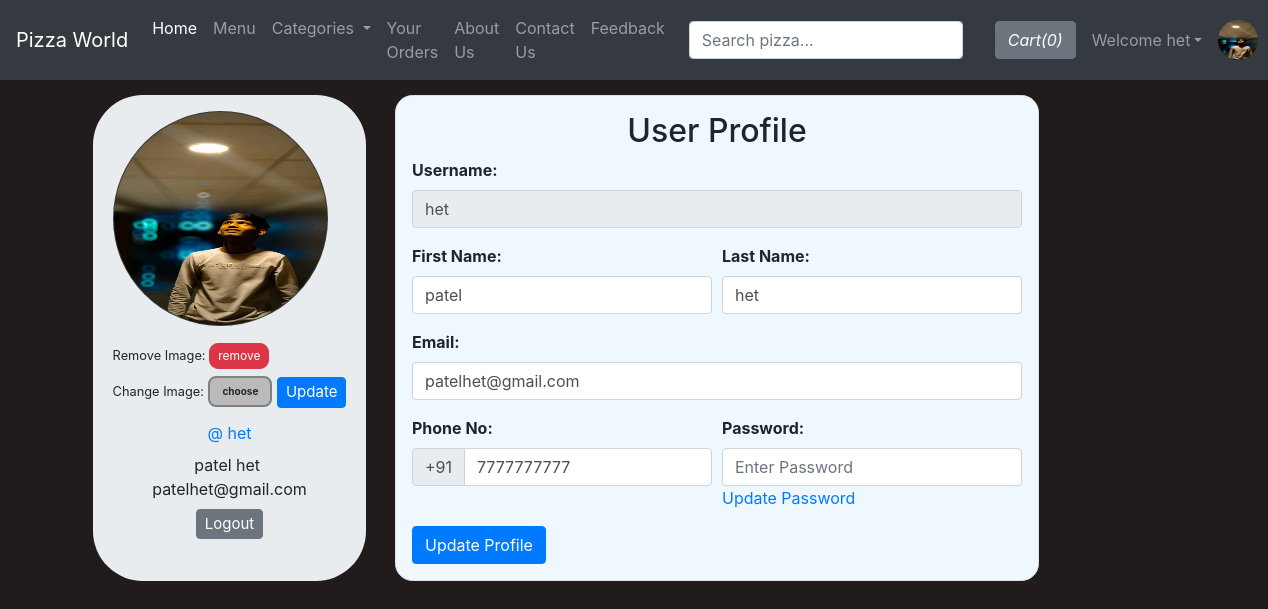
The app's page /viewProfile.php (signed in) with its own data.
### tables this page shows
CREATE TABLE `sitedetail` (
  `tempId` int(11) NOT NULL,
  `systemName` varchar(21) NOT NULL,
  `email` varchar(35) NOT NULL,
  `contact1` bigint(21) NOT NULL,
  `contact2` bigint(21) DEFAULT NULL COMMENT 'Optional',
  `address` text NOT NULL,
  `dateTime` datetime NOT NULL DEFAULT current_timestamp()
);

CREATE TABLE `users` (
  `id` int(21) NOT NULL,
  `username` varchar(21) NOT NULL,
  `firstName` varchar(21) NOT NULL,
  `lastName` varchar(21) NOT NULL,
  `profilePic` varchar(255) DEFAULT NULL,
  `email` varchar(35) NOT NULL,
  `phone` bigint(20) NOT NULL,
  `password` varchar(255) NOT NULL,
  `joinDate` datetime NOT NULL DEFAULT current_timestamp(),
  `status` enum('active','blocked') NOT NULL DEFAULT 'active'
);

### viewProfile.php (the view, shortened to what this page needs)
<!DOCTYPE HTML>
<html lang="en">
<head>
    <link rel="stylesheet" href="https://stackpath.bootstrapcdn.com/bootstrap/4.2.1/css/bootstrap.min.css"
>
    <link rel="stylesheet" href="https://stackpath.bootstrapcdn.com/bootstrap/4.3.1/css/bootstrap.min.css"
>
    <link rel="stylesheet" href="https://use.fontawesome.com/releases/v5.7.2/css/all.css">
</head>
<body>
    <?php include 'partials/_dbconnect.php'; ?>
    <?php require 'partials/_nav.php' ?>
    <?php
    if ($loggedin) {
        ?>
        <div class="container">
            <?php
            $sql = "SELECT * FROM users WHERE id='$userId'";
            $result = mysqli_query($conn, $sql);
            $row = mysqli_fetch_assoc($result);
            $username = $row['username'];
            $firstName = $row['firstName'];
            $lastName = $row['lastName'];
            $email = $row['email'];
            $phone = $row['phone'];
            ?>
            <div class="row">
                <div class="jumbotron p-3 mb-3"
                    style="display: flex;justify-content: center;width: 28%;border-radius: 50px;margin: 0 auto;">
                    <div class="user-info">
                        <img class="rounded-circle mb-3 bg-dark" src="img/person-<?php echo $username; ?>.jpg"
                            onError="this.src = 'img/profilePic.jpg'" style="width:215px;height:215px;padding:1px;">
                        <form action="partials/_manageProfile.php" method="POST">
                            <small>Remove Image: </small><button type="submit" class="btn btn-danger"
                                name="removeProfilePic"
                                style="font-size: 12px;padding: 3px 8px;border-radius: 9px;">remove</button>
                        </form>
                        <form action="partials/_manageProfile.php" method="POST" enctype="multipart/form-data"
                            style="margin-top: 7px;">
                            <div class="upload-btn-wrapper">
                                <small>Change Image:</small>
                                <button class="btn upload">choose</button>
                            </div>
                            <button type="submit" name="updateProfilePic" class="btn btn-primary"
                                style="margin-top: -20px;font-size: 15px;padding: 3px 8px;">Update</button>
                        </form>
                        <ul class="meta list list-unstyled" style="text-align:center;">
                            <li class="username my-2"><a href="viewProfile.php">@
                                    <?php echo $username ?>
                                </a></li>
                            <li class="name">
                                <?php echo $firstName . " " . $lastName; ?>
                            </li>
                            <li class="email">
                                <?php echo $email ?>
                            </li>
                            <li class="my-2"><a href="partials/_logout.php"><button class="btn btn-secondary"
                                        style="font-size: 15px;padding: 3px 8px;">Logout</button></a></li>
                        </ul>
                    </div>
                </div>
                <div class="content-panel mb-3" style="display: flex;justify-content: center;">
                    <div class="border p-3"
                        style="border: 2px solid rgba(0, 0, 0, 0.1);border-radius: 1.1rem;background-color: aliceblue;">
                        <h2 class="title text-center">User Profile</h2>
                        <form action="partials/_manageProfile.php" method="post">
                            <div class="form-group">
                                <b><label for="username">Username:</label></b>
                                <input class="form-control" id="username" name="username" type="text" disabled
                                    value="<?php echo $username ?>">
                            </div>
                            <div class="form-row">
                                <div class="form-group col-md-6">
                                    <b><label for="firstName">First Name:</label></b>
                                    <input type="text" class="form-control" id="firstName" name="firstName"
                                        placeholder="First Name" required value="<?php echo $firstName ?>">
                                </div>
                                <div class="form-group col-md-6">
                                    <b><label for="lastName">Last Name:</label></b>
                                    <input type="text" class="form-control" id="lastName" name="lastName"
                                        placeholder="Last name" required value="<?php echo $lastName ?>">
                                </div>
                            </div>
                            <div class="form-group">
                                <b><label for="email">Email:</label></b>
                                <input type="email" class="form-control" id="email" name="email"
                                    placeholder="Enter Your Email" required value="<?php echo $email ?>">
                            </div>
                            <div class="form-row">
                                <div class="form-group  col-md-6">
                                    <b><label for="phone">Phone No:</label></b>
                                    <div class="input-group mb-3">
                                        <div class="input-group-prepend">
                                            <span class="input-group-text" id="basic-addon">+91</span>
                                        </div>
                                        <input type="tel" class="form-control" id="phone" name="phone"
                                            placeholder="Enter Your Phone Number" required pattern="[0-9]{10}"
                                            maxlength="10" value="<?php echo $phone ?>">
                                    </div>
                                </div>
                                <div class="form-group  col-md-6">
                                    <b><label for="password">Password:</label></b>
                                    <input class="form-control" id="password" name="password" placeholder="Enter Password"
                                        type="password" required minlength="4" maxlength="21" data-toggle="password">
                                    <a href="update_password.php">Update Password</a>
                                </div>
                            </div>
                            <button type="submit" name="updateProfileDetail" class="btn btn-primary">Update Profile</button>
                        </form>
                    </div>
                </div>
            </div>
        </div>
        <?php
    }
    ?>
</body>
</html>

### partials/_nav.php (shortened to what this page needs)
<?php
include 'partials/_dbconnect.php';
$loggedin = isset($_SESSION['loggedin']) && $_SESSION['loggedin'] == true;
$userId = $loggedin ? $_SESSION['userId'] : 0;
$username = $loggedin ? $_SESSION['username'] : '';
$sql = "SELECT * FROM `sitedetail`";
$result = mysqli_query($conn, $sql);
if (mysqli_num_rows($result) > 0) {
  $row = mysqli_fetch_assoc($result);
  $systemName = $row['systemName'];
} else {
  $systemName = "Online Pizza Delivery";
}
echo '<nav class="navbar navbar-expand-lg navbar-dark bg-dark navbar-fixed-top on">
      <a class="navbar-brand" href="index.php">' . $systemName . '</a>
      <button class="navbar-toggler" type="button" data-toggle="collapse" data-target="#navbarSupportedContent">
        <span class="navbar-toggler-icon"></span>
      </button>
      <div class="collapse navbar-collapse" id="navbarSupportedContent">
        <ul class="navbar-nav mr-auto">
          <li class="nav-item active"><a class="nav-link" href="home.php">Home</a></li>
          <li class="nav-item"><a class="nav-link" href="index.php">Menu</a></li>
          <li class="nav-item dropdown">
            <a class="nav-link dropdown-toggle" href="#" id="navbarDropdown" role="button" data-toggle="dropdown">
              Categories
            </a>
            <div class="dropdown-menu">';
echo '</div>
          </li>
          <li class="nav-item"><a class="nav-link" href="viewOrder.php">Your Orders</a></li>
          <li class="nav-item"><a class="nav-link" href="about.php">About Us</a></li>
          <li class="nav-item"><a class="nav-link" href="contact.php">Contact Us</a></li>';
if ($loggedin) {
  echo '<li class="nav-item"><a class="nav-link" href="feedback.php">Feedback</a></li>';
} else {
  echo '<li class="nav-item">
                    <a class="nav-link" href="#" data-toggle="modal" data-target="#loginModal">Feedback</a>
                  </li>';
}
echo '</ul>
        <div class="form-inline my-2 my-lg-0 mx-3">
          <input class="form-control mr-sm-2" type="search" id="liveSearchInput" placeholder="Search pizza..." autocomplete="off">
        </div>';
$countsql = "SELECT SUM(`itemQuantity`) FROM `viewcart` WHERE `userId`=$userId";
$countresult = mysqli_query($conn, $countsql);
$countrow = mysqli_fetch_assoc($countresult);
$count = $countrow['SUM(`itemQuantity`)'] ?? 0;
echo '<a href="viewCart.php">
        <button type="button" class="btn btn-secondary mx-2" title="MyCart">
          <i class="bi bi-cart">Cart(' . $count . ')</i>
        </button>
      </a>';
if ($loggedin) {
  echo '<ul class="navbar-nav mr-2">
          <li class="nav-item dropdown">
            <a class="nav-link dropdown-toggle" href="#" id="navbarDropdown" role="button" data-toggle="dropdown"> Welcome ' . $username . '</a>
            <div class="dropdown-menu">
              <a class="dropdown-item" href="favoritePizza.php">Favorite Items</a>
              <a class="dropdown-item" href="partials/_logout.php">Logout</a>
            </div>
          </li>
        </ul>
        <div class="text-center image-size-small">
          <a href="viewProfile.php"><img src="img/person-' . $username . '.jpg" class="rounded-circle" onError="this.src=\'img/profilePic.jpg\'" style="width:40px; height:40px"></a>
        </div>';
} else {
  echo '<button type="button" class="btn btn-success mx-2" data-toggle="modal" data-target="#loginModal">Login</button>
        <button type="button" class="btn btn-success mx-2" data-toggle="modal" data-target="#signupModal">SignUp</button>';
}
echo '</div></nav>';
include 'partials/_loginModal.php';
include 'partials/_signupModal.php';
?>

### viewProfile.php (style rules this page uses)
body { background-color: #221b1b; }
.row { margin-right: 150px; margin-top: 15px; }
.upload-btn-wrapper { position: relative; overflow: hidden; display: inline-block; }
button.btn.upload { border: 2px solid gray; background-color: #bababa; border-radius: 8px; font-size: 10px; font-weight: bold; }

### records on screen
sitedetail: systemName "Pizza World"
users: username "het", firstName "patel", lastName "het", email "patelhet@gmail.com", phone "7777777777"

### other values on screen
$count "0"
$username "het"
